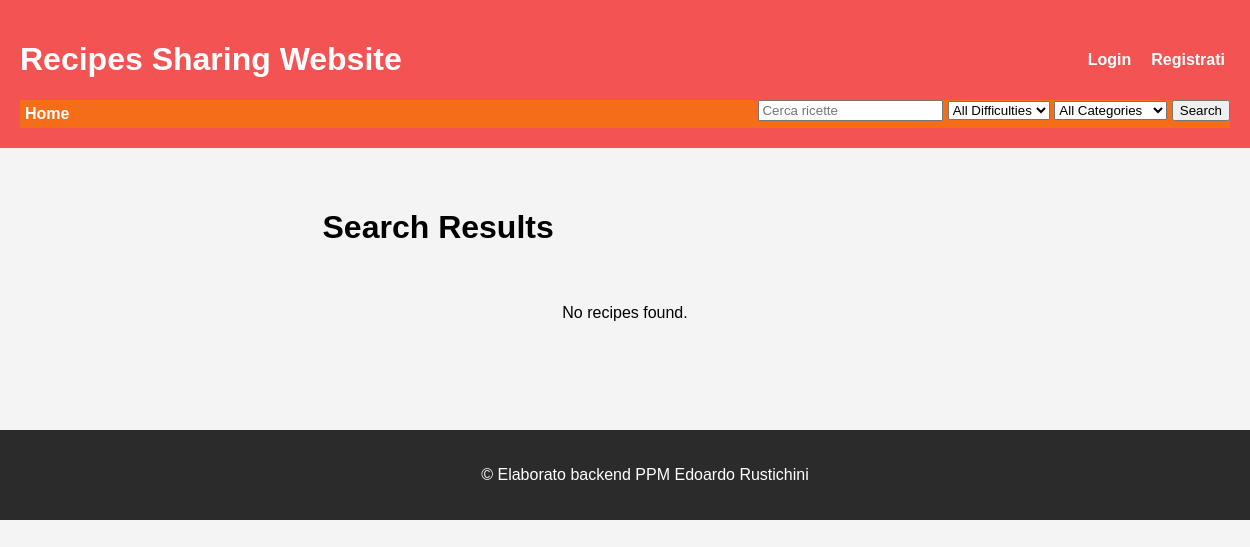
/search/, run on an earlier commit of the app's database.
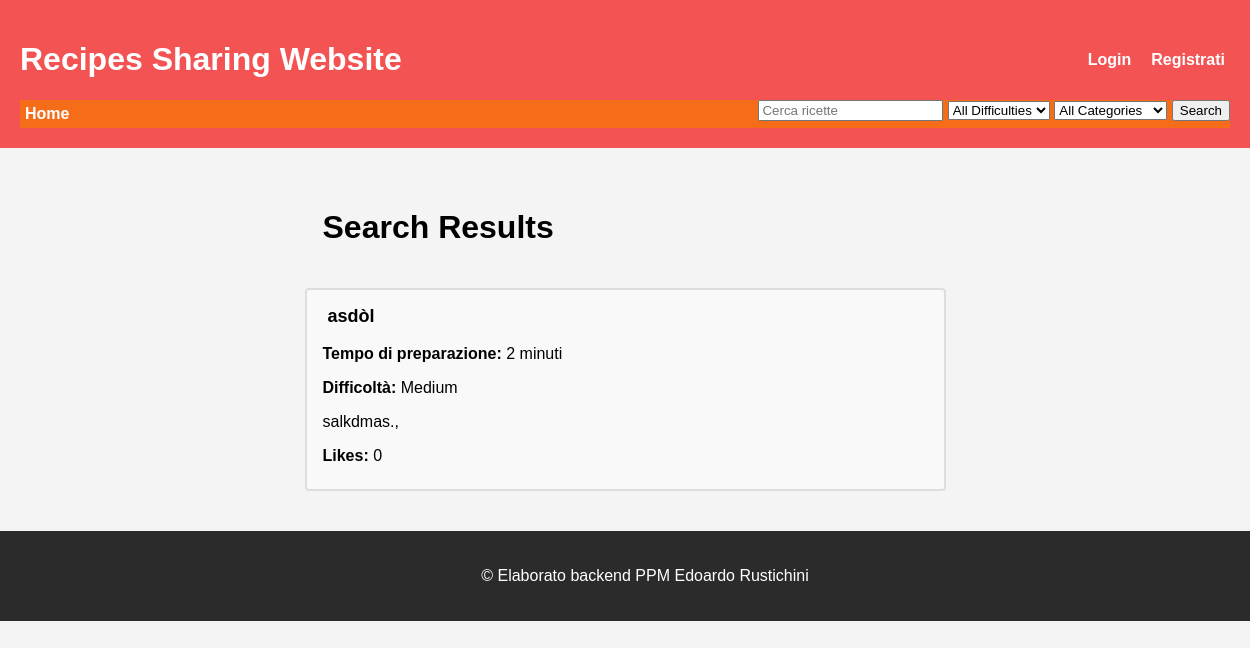
And on a later commit of the database.
### recipes_sharing/models.py (models this page shows, shortened)
class Recipe(models.Model):
    recipe_name = models.CharField(max_length=70)
    author = models.ForeignKey(User, on_delete=models.CASCADE, null=True, blank=True)
    description = models.CharField(max_length=300)
    ingredients = models.TextField()
    preparation_instructions = models.TextField()
    cooking_time = models.PositiveIntegerField(null=True, blank=True)  # in minuti
    creation_date = models.DateTimeField(auto_now_add=True)
    image = models.ImageField(upload_to='recipe_images', blank=True, null=True)
    DIFFICULTIES = [
        ('easy', 'Easy'),
        ('medium', 'Medium'),
        ('hard', 'Hard'),
    ]
    difficulty = models.CharField(max_length=10, choices=DIFFICULTIES, null=True, blank=True)
    liked_by = models.ManyToManyField(User, related_name='liked_recipes', blank=True, null=True) # userò liked_recipes per accedere ai like di un utente
    CATEGORIES = [
        ('A', 'Antipasto'),
        ('P', 'Primo Piatto'),
        ('S', 'Secondo Piatto'),
        ('C', 'Contorno'),
        ('D', 'Dessert'),
    ]
    categories = models.CharField(max_length=1, null=True, blank=True, choices=CATEGORIES)
    calories = models.IntegerField(null=True, blank=True)

### recipes_sharing/views.py (the view)
# urls.py: path('search/', views.search, name='search'),  # Search recipes
def search(request):
    query = request.GET.get('q')
    difficulty = request.GET.get('difficulty')
    category = request.GET.get('category')
    recipes = Recipe.objects.all()
    if query:
        recipes = recipes.filter(recipe_name__icontains=query)
    elif difficulty:
        recipes = recipes.filter(difficulty=difficulty)
    elif category:
        recipes = recipes.filter(categories=category)
    context = {
        'recipes': recipes
    }
    return render(request, 'recipes_sharing/search_results.html', context)

### recipes_sharing/templates/recipes_sharing/search_results.html
{% extends 'recipes_sharing/base.html' %}
{% load static %}
{% block content %}
<div class="search-results centered">
    <h1>Search Results</h1>
    {% for recipe in recipes %}
    <div class="recipe-box">
        <h3><a href="{% url 'recipe_detail' recipe.id %}">{{ recipe.recipe_name }}</a></h3>
        <p><strong>Tempo di preparazione:</strong> {{ recipe.cooking_time }} minuti</p>
        <p><strong>Difficoltà:</strong> {{ recipe.get_difficulty_display }}</p>
        <p>{{ recipe.description }}</p>
        <p><strong>Likes:</strong> {{ recipe.liked_by.count }}</p>
    </div>
    {% empty %}
        <p>No recipes found.<p>
    {% endfor %}
</div>
{% endblock %}

What changed in the data, as far as the page shows it:
added Recipe: recipe_name "asdòl", cooking_time "2", difficulty "Medium", description "salkdmas.,", liked_by.count "0"
Also different on the page:
text no longer shown: "No recipes found."
